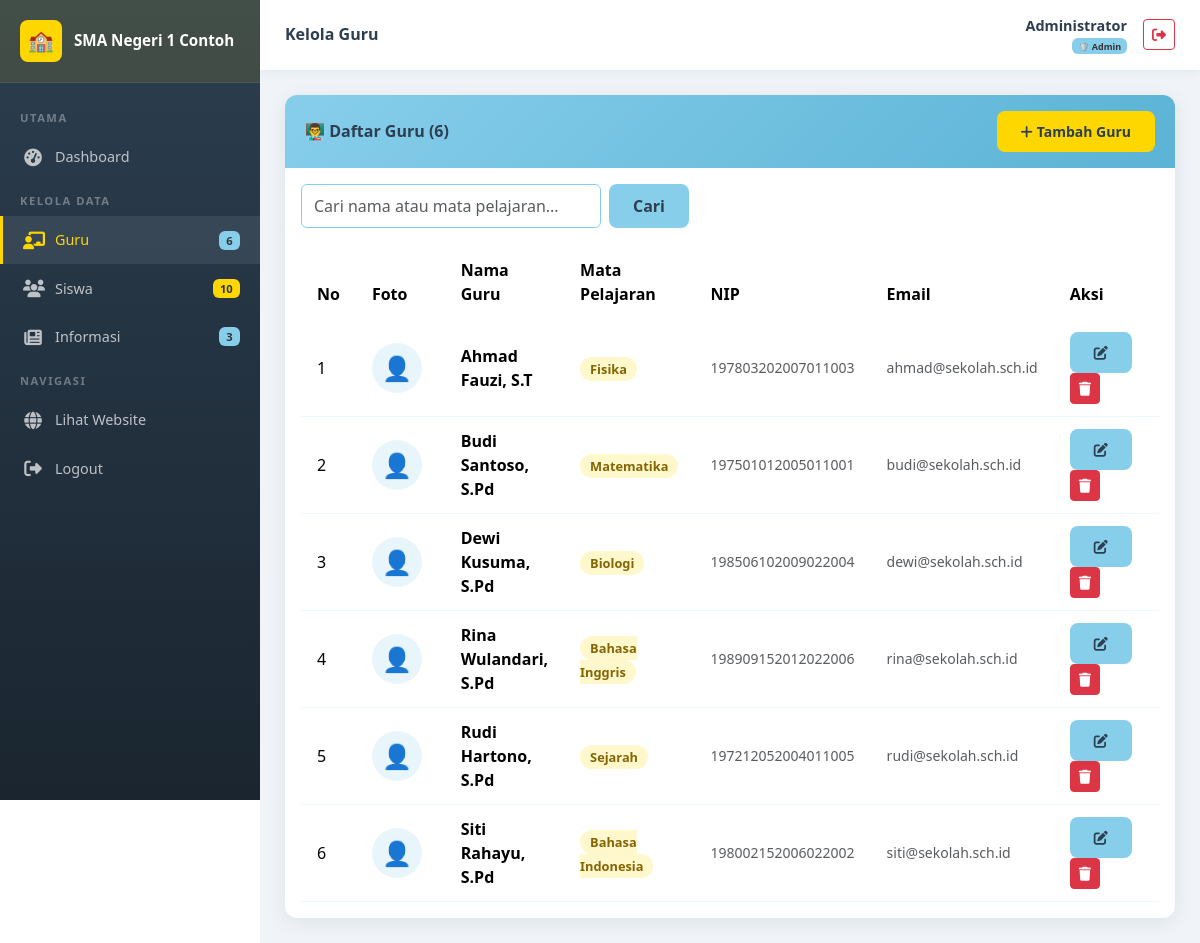
The app's page /admin/guru/index.php (signed in) with its own data.
### tables this page shows
CREATE TABLE IF NOT EXISTS pengaturan (
    id INT AUTO_INCREMENT PRIMARY KEY,
    kunci VARCHAR(50) NOT NULL UNIQUE,
    nilai TEXT,
    keterangan VARCHAR(200)
);

CREATE TABLE IF NOT EXISTS guru (
    id INT AUTO_INCREMENT PRIMARY KEY,
    nama VARCHAR(100) NOT NULL,
    mata_pelajaran VARCHAR(100) NOT NULL,
    foto VARCHAR(255) DEFAULT NULL,
    nip VARCHAR(30) DEFAULT NULL,
    email VARCHAR(100) DEFAULT NULL,
    telp VARCHAR(20) DEFAULT NULL,
    created_at TIMESTAMP DEFAULT CURRENT_TIMESTAMP,
    updated_at TIMESTAMP DEFAULT CURRENT_TIMESTAMP ON UPDATE CURRENT_TIMESTAMP
);

### koneksi.php (called while the page is built, shortened)
<?php
function escape($koneksi, $data) {
    return mysqli_real_escape_string($koneksi, trim($data));
}
function getSetting($koneksi, $kunci) {
    $kunci = escape($koneksi, $kunci);
    $result = mysqli_query($koneksi, "SELECT nilai FROM pengaturan WHERE kunci='$kunci'");
    if ($row = mysqli_fetch_assoc($result)) {
        return $row['nilai'];
    }
    return '';
}

### admin/guru/index.php (the view, shortened to what this page needs)
<?php
$judul_halaman = 'Kelola Guru';
$halaman_admin = 'guru';
require_once __DIR__ . '/../includes/admin_header.php';
$search = isset($_GET['search']) ? escape($koneksi, $_GET['search']) : '';
$where = $search ? "WHERE nama LIKE '%$search%' OR mata_pelajaran LIKE '%$search%'" : '';
$result = mysqli_query($koneksi, "SELECT * FROM guru $where ORDER BY nama");
$total = mysqli_num_rows($result);
?>
<div class="card-admin">
    <div class="card-header-admin">
        <h5>👨‍🏫 Daftar Guru (<?= $total ?>)</h5>
        <a href="tambah.php" class="btn btn-sm btn-kuning"><i class="fas fa-plus me-1"></i>Tambah Guru</a>
    </div>
    <div class="p-3">
        <form method="GET" class="d-flex gap-2 mb-3">
            <input type="text" name="search" class="form-control" placeholder="Cari nama atau mata pelajaran..."
                   value="<?= htmlspecialchars($search) ?>" style="max-width:300px; border-color:var(--biru-muda);">
            <button type="submit" class="btn-biru btn">Cari</button>
        </form>
        <div class="table-responsive">
            <table class="table table-custom table-hover mb-0">
                <thead>
                    <tr>
                        <th width="5%">No</th>
                        <th width="12%">Foto</th>
                        <th>Nama Guru</th>
                        <th>Mata Pelajaran</th>
                        <th>NIP</th>
                        <th>Email</th>
                        <th width="15%">Aksi</th>
                    </tr>
                </thead>
                <tbody>
                    <?php $no = 1; while ($guru = mysqli_fetch_assoc($result)): ?>
                    <tr>
                        <td><?= $no++ ?></td>
                        <td>
                            <?php if ($guru['foto'] && file_exists(UPLOAD_PATH.'guru/'.$guru['foto'])): ?>
                            <img src="<?= UPLOAD_URL ?>guru/<?= htmlspecialchars($guru['foto']) ?>"
                                 width="50" height="50" style="object-fit:cover;border-radius:50%;border:2px solid var(--biru-muda);">
                            <?php else: ?>
                            <div style="width:50px;height:50px;border-radius:50%;background:var(--biru-light);display:flex;align-items:center;justify-content:center;font-size:1.5rem;">👤</div>
                            <?php endif; ?>
                        </td>
                        <td><strong><?= htmlspecialchars($guru['nama']) ?></strong></td>
                        <td><span class="kelas-badge"><?= htmlspecialchars($guru['mata_pelajaran']) ?></span></td>
                        <td class="text-muted small"><?= htmlspecialchars($guru['nip'] ?: '-') ?></td>
                        <td class="text-muted small"><?= htmlspecialchars($guru['email'] ?: '-') ?></td>
                        <td>
                            <a href="edit.php?id=<?= $guru['id'] ?>" class="btn btn-sm btn-biru" title="Edit"><i class="fas fa-edit"></i></a>
                            <a href="hapus.php?id=<?= $guru['id'] ?>" class="btn btn-sm btn-danger btn-hapus" title="Hapus"><i class="fas fa-trash"></i></a>
                        </td>
                    </tr>
                    <?php endwhile; ?>
                </tbody>
            </table>
        </div>
    </div>
</div>
<?php require_once __DIR__ . '/../includes/admin_footer.php'; ?>

### admin/includes/admin_header.php (shortened to what this page needs)
<?php
require_once __DIR__ . '/../../koneksi.php';
$nama_sekolah = getSetting($koneksi, 'nama_sekolah');
$role = $_SESSION['role'];
$halaman_admin = $halaman_admin ?? '';
$total_guru = mysqli_fetch_assoc(mysqli_query($koneksi, "SELECT COUNT(*) as t FROM guru"))['t'];
$total_siswa = mysqli_fetch_assoc(mysqli_query($koneksi, "SELECT COUNT(*) as t FROM siswa"))['t'];
$total_info = mysqli_fetch_assoc(mysqli_query($koneksi, "SELECT COUNT(*) as t FROM informasi"))['t'];
?>
<!DOCTYPE html>
<html lang="id">
<head>
    <link rel="stylesheet" href="https://cdn.jsdelivr.net/npm/bootstrap@5.3.2/dist/css/bootstrap.min.css">
    <link rel="stylesheet" href="https://cdnjs.cloudflare.com/ajax/libs/font-awesome/6.5.0/css/all.min.css">
    <link rel="stylesheet" href="<?= BASE_URL ?>assets/css/style.css">
</head>
<body>
<div class="admin-sidebar" id="sidebar">
    <div class="sidebar-brand">
        <div class="brand-icon">🏫</div>
        <span><?= htmlspecialchars(substr($nama_sekolah, 0, 30)) ?></span>
    </div>
    <div class="nav-menu">
        <div class="nav-section">Utama</div>
        <div class="nav-item">
            <a href="<?= BASE_URL ?>admin/dashboard.php" class="<?= $halaman_admin==='dashboard'?'active':'' ?>">
                <span class="nav-icon"><i class="fas fa-tachometer-alt"></i></span> Dashboard
            </a>
        </div>
        <div class="nav-section">Kelola Data</div>
        <div class="nav-item">
            <a href="<?= BASE_URL ?>admin/guru/" class="<?= $halaman_admin==='guru'?'active':'' ?>">
                <span class="nav-icon"><i class="fas fa-chalkboard-teacher"></i></span> Guru
                <span class="ms-auto badge" style="background:var(--biru-muda);color:#333;font-size:0.7rem;"><?= $total_guru ?></span>
            </a>
        </div>
        <div class="nav-item">
            <a href="<?= BASE_URL ?>admin/siswa/" class="<?= $halaman_admin==='siswa'?'active':'' ?>">
                <span class="nav-icon"><i class="fas fa-users"></i></span> Siswa
                <span class="ms-auto badge" style="background:var(--kuning);color:#333;font-size:0.7rem;"><?= $total_siswa ?></span>
            </a>
        </div>
        <div class="nav-item">
            <a href="<?= BASE_URL ?>admin/informasi/" class="<?= $halaman_admin==='informasi'?'active':'' ?>">
                <span class="nav-icon"><i class="fas fa-newspaper"></i></span> Informasi
                <span class="ms-auto badge" style="background:var(--biru-muda);color:#333;font-size:0.7rem;"><?= $total_info ?></span>
            </a>
        </div>
        <div class="nav-section">Navigasi</div>
        <div class="nav-item">
            <a href="<?= BASE_URL ?>index.php" target="_blank">
                <span class="nav-icon"><i class="fas fa-globe"></i></span> Lihat Website
            </a>
        </div>
        <div class="nav-item">
            <a href="<?= BASE_URL ?>admin/logout.php">
                <span class="nav-icon"><i class="fas fa-sign-out-alt"></i></span> Logout
            </a>
        </div>
    </div>
</div>
<div class="admin-main">
    <div class="admin-topbar">
        <div class="d-flex align-items-center gap-3">
            <div>
                <h6 class="mb-0 fw-bold"><?= $judul_halaman ?? 'Dashboard' ?></h6>
            </div>
        </div>
        <div class="d-flex align-items-center gap-3">
            <div class="text-end d-none d-sm-block">
                <div class="fw-semibold" style="font-size:0.9rem;"><?= htmlspecialchars($_SESSION['nama_lengkap']) ?></div>
                <div class="text-muted" style="font-size:0.75rem;">
                    <?php if ($role === 'superadmin'): ?>
                    <span class="badge" style="background:var(--kuning);color:#333;">⭐ Super Admin</span>
                    <?php else: ?>
                    <span class="badge" style="background:var(--biru-muda);color:#333;">🛡️ Admin</span>
                    <?php endif; ?>
                </div>
            </div>
            <a href="logout.php" class="btn btn-sm btn-outline-danger"><i class="fas fa-sign-out-alt"></i></a>
        </div>
    </div>
    <div class="admin-content">

### assets/css/style.css (style rules this page uses)
:root { --kuning: #FFD700; --kuning-dark: #e6c200; --kuning-light: #fff8cc; --biru-muda: #87CEEB; --biru-dark: #5bb3d5; --biru-light: #e8f6fc; --putih: #FFFFFF; --abu: #f8f9fa; --teks-gelap: #2c3e50; --teks-abu: #6c757d; --shadow: 0 4px 20px rgba(0,0,0,0.08); --shadow-hover: 0 8px 30px rgba(0,0,0,0.15); --radius: 12px; --radius-sm: 8px; --transition: all 0.3s ease; }
* { box-sizing: border-box; }
body { font-family: 'Segoe UI', Tahoma, Geneva, Verdana, sans-serif; color: var(--teks-gelap); background: var(--putih); }
a { text-decoration: none; transition: var(--transition); }
.table-custom thead { background: linear-gradient(135deg, var(--biru-muda), var(--biru-dark)); color: var(--teks-gelap); }
.table-custom thead th { font-weight: 600; border: none; padding: 14px 16px; }
.table-custom tbody tr { transition: var(--transition); }
.table-custom tbody td { padding: 12px 16px; vertical-align: middle; border-color: rgba(135,206,235,0.15); }
.btn-kuning { background: var(--kuning); color: var(--teks-gelap); border: none; font-weight: 600; padding: 10px 24px; border-radius: var(--radius-sm); transition: var(--transition); }
.btn-biru { background: var(--biru-muda); color: var(--teks-gelap); border: none; font-weight: 600; padding: 10px 24px; border-radius: var(--radius-sm); transition: var(--transition); }
.admin-sidebar { width: 260px; min-height: 100vh; background: linear-gradient(180deg, var(--teks-gelap) 0%, #1a252f 100%); position: fixed; left: 0; top: 0; z-index: 100; transition: var(--transition); overflow-y: auto; }
.admin-sidebar .sidebar-brand { background: rgba(255,215,0,0.1); padding: 20px; border-bottom: 1px solid rgba(255,255,255,0.08); display: flex; align-items: center; gap: 12px; }
.admin-sidebar .sidebar-brand .brand-icon { width: 42px; height: 42px; background: var(--kuning); border-radius: var(--radius-sm); display: flex; align-items: center; justify-content: center; font-size: 1.3rem; flex-shrink: 0; }
.admin-sidebar .sidebar-brand span { color: var(--putih); font-weight: 700; font-size: 0.95rem; line-height: 1.3; }
.admin-sidebar .nav-menu { padding: 15px 0; }
.admin-sidebar .nav-section { font-size: 0.7rem; text-transform: uppercase; color: rgba(255,255,255,0.35); padding: 12px 20px 6px; letter-spacing: 1.5px; font-weight: 600; }
.admin-sidebar .nav-item a { display: flex; align-items: center; gap: 12px; padding: 11px 20px; color: rgba(255,255,255,0.7); font-weight: 500; font-size: 0.9rem; transition: var(--transition); border-left: 3px solid transparent; }
.admin-sidebar .nav-item a:hover, .admin-sidebar .nav-item a.active { background: rgba(255,255,255,0.08); color: var(--kuning); border-left-color: var(--kuning); }
.admin-sidebar .nav-item a .nav-icon { font-size: 1.1rem; width: 20px; text-align: center; }
.admin-main { margin-left: 260px; min-height: 100vh; background: #f0f4f8; transition: var(--transition); }
.admin-topbar { background: var(--putih); padding: 15px 25px; box-shadow: 0 2px 10px rgba(0,0,0,0.06); display: flex; align-items: center; justify-content: space-between; position: sticky; top: 0; z-index: 99; }
.admin-content { padding: 25px; }
.card-admin { background: var(--putih); border-radius: var(--radius); box-shadow: var(--shadow); overflow: hidden; }
.card-admin .card-header-admin { background: linear-gradient(135deg, var(--biru-muda), var(--biru-dark)); padding: 16px 20px; display: flex; align-items: center; justify-content: space-between; }
.card-admin .card-header-admin h5 { color: var(--teks-gelap); font-weight: 700; margin: 0; font-size: 1rem; }
.kelas-badge { background: var(--kuning-light); color: #856404; padding: 3px 10px; border-radius: 12px; font-size: 0.8rem; font-weight: 600; }

### records on screen
pengaturan: nilai "SMA Negeri 1 Contoh"
guru: nama "Ahmad Fauzi, S.T", mata_pelajaran "Fisika", nip "197803202007011003", email "ahmad@sekolah.sch.id"
guru: nama "Budi Santoso, S.Pd", mata_pelajaran "Matematika", nip "197501012005011001", email "budi@sekolah.sch.id"
guru: nama "Dewi Kusuma, S.Pd", mata_pelajaran "Biologi", nip "198506102009022004", email "dewi@sekolah.sch.id"
guru: nama "Rina Wulandari, S.Pd", mata_pelajaran "Bahasa Inggris", nip "198909152012022006", email "rina@sekolah.sch.id"
guru: nama "Rudi Hartono, S.Pd", mata_pelajaran "Sejarah", nip "197212052004011005", email "rudi@sekolah.sch.id"
guru: nama "Siti Rahayu, S.Pd", mata_pelajaran "Bahasa Indonesia", nip "198002152006022002", email "siti@sekolah.sch.id"

### other values on screen
$total_guru "6"
$total_siswa "10"
$total_info "3"
$judul_halaman "Kelola Guru"
$_SESSION['nama_lengkap'] "Administrator"
$total "6"
